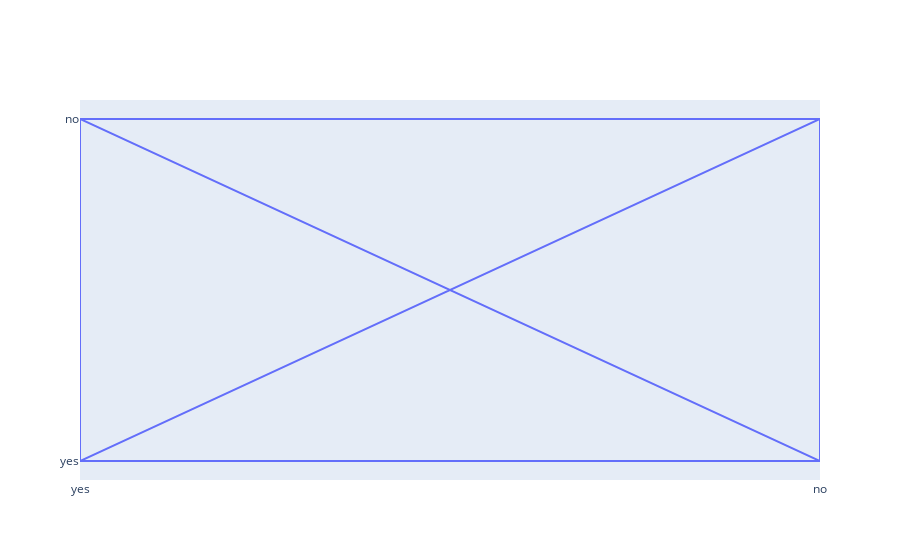

Write notebook code for a chart like this one.
### Code cell
import plotly.graph_objects as go

random_x = df['paid.x']
random_y0 = df['paid.y']


fig = go.Figure()

# Add traces
fig.add_trace(go.Scatter(x=random_x, y=random_y0,
                    mode='lines',
                    name='lines'))
# fig.add_trace(go.Scatter(x=random_x, y=random_y1,
#                     mode='lines+markers',
#                     name='lines+markers'))
# fig.add_trace(go.Scatter(x=random_x, y=random_y2,
#                     mode='lines',
#                     name='lines'))

fig.show()

### Figure 1 — Plotly figure (JSON) as saved in the notebook; plotly's stock layout.template omitted (floating-point values rounded to 4 significant figures; data arrays with more than 128 entries replaced by an {"elided": "..."} marker saying what was removed)
{"data": [{"mode": "lines", "name": "lines", "type": "scatter", "x": {"elided": "382 str values"}, "y": {"elided": "382 str values"}}], "layout": {}}
